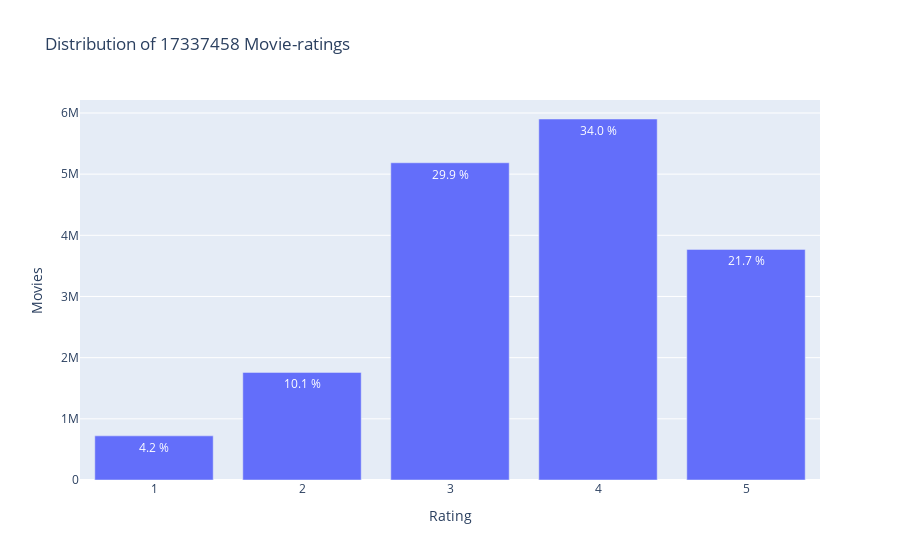

Notebook code for this chart:
### Code cell
data = df_rating['Rating'].value_counts()

trace = go.Bar(x = data.index,y = data.values,text = ['{:.1f} %'.format(val) for val in (data.values / df_rating.shape[0] * 100)],textposition = 'auto')

layout = dict(title = 'Distribution of {} Movie-ratings'.format(df_rating.shape[0]), xaxis = dict(title = 'Rating'), yaxis = dict(title = 'Movies'))

fig = go.Figure(data=[trace], layout=layout)

iplot(fig)

### Figure 1 — Plotly figure (JSON) as saved in the notebook; plotly's stock layout.template omitted (floating-point values rounded to 4 significant figures)
{"data": [{"text": ["34.0 %", "29.9 %", "21.7 %", "10.1 %", "4.2 %"], "textposition": "auto", "type": "bar", "x": [4, 3, 5, 2, 1], "y": [5901368, 5185650, 3769803, 1759281, 721356]}], "layout": {"title": {"text": "Distribution of 17337458 Movie-ratings"}, "xaxis": {"title": {"text": "Rating"}}, "yaxis": {"title": {"text": "Movies"}}}}
